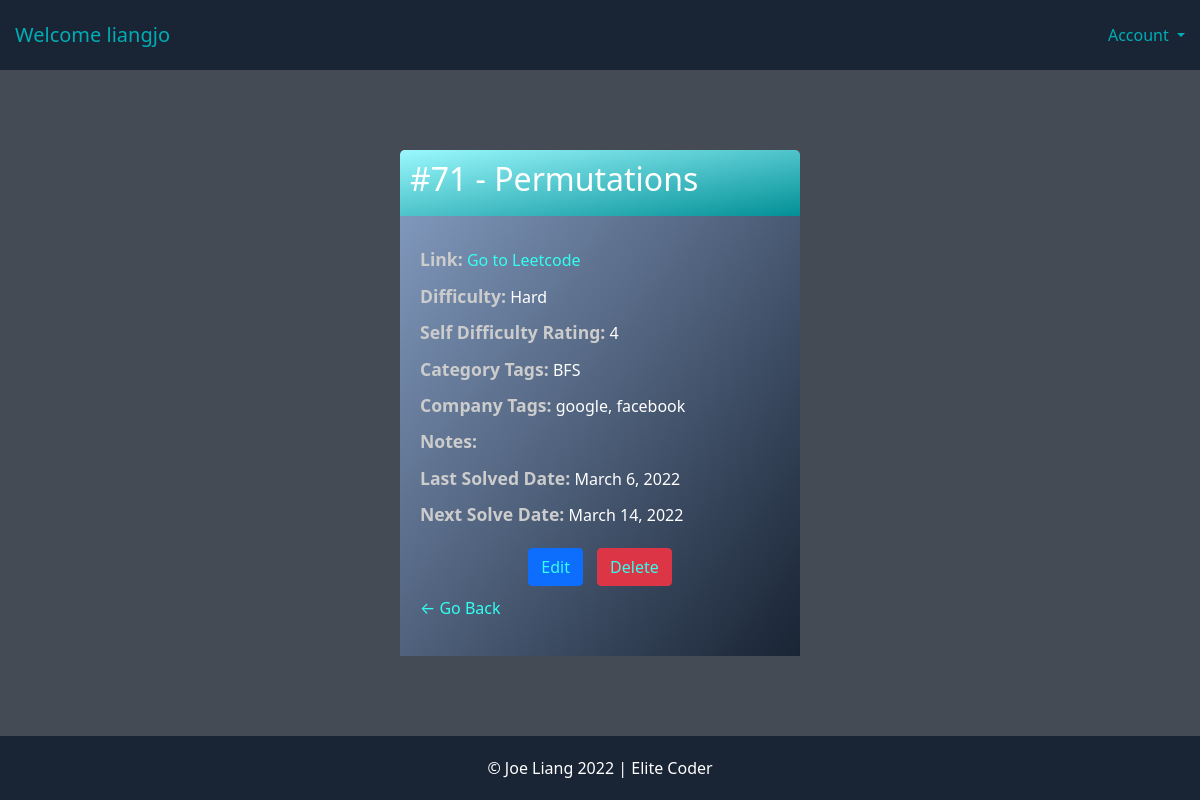
The app's page /problem/6/ (signed in), older data.
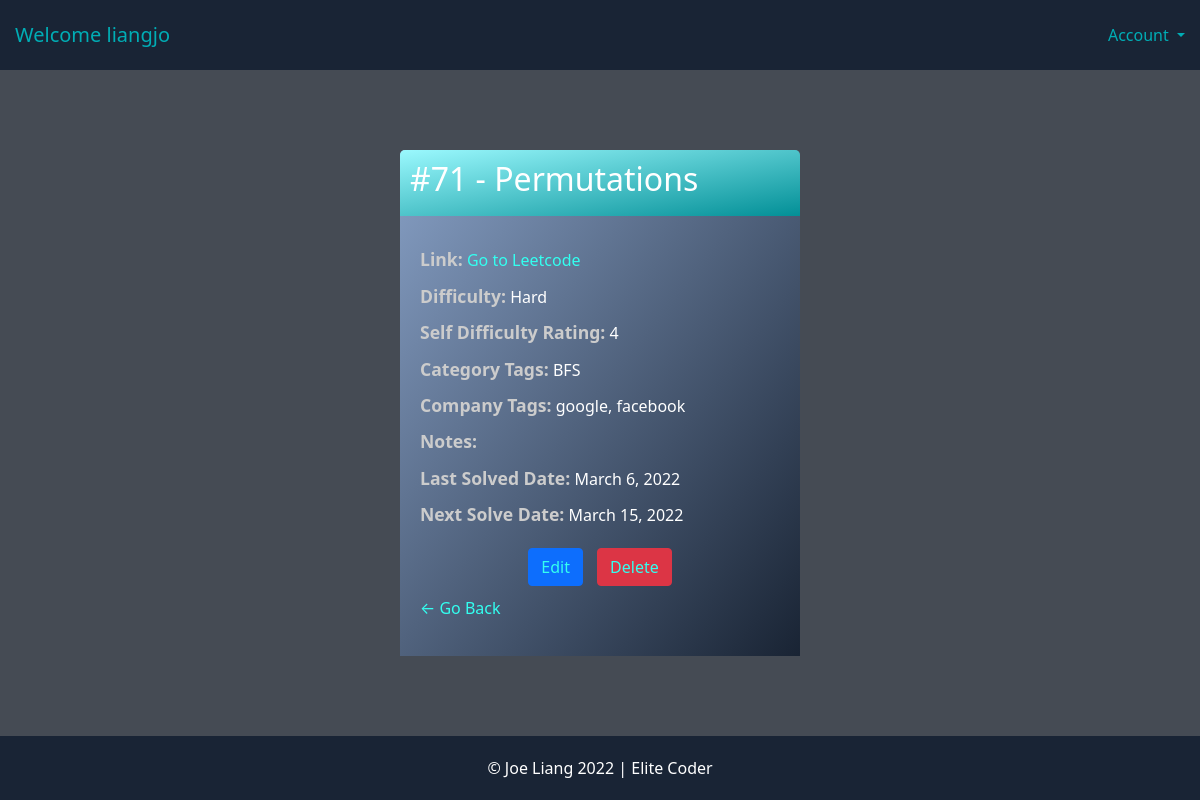
The same page, newer data.
### base/models.py (models this page shows, shortened)
class Problem(models.Model):
   user = models.ForeignKey(User, on_delete=models.CASCADE, null=True, blank=True)
   number = models.PositiveIntegerField()
   title = models.CharField(max_length=100)
   link = models.URLField(max_length=500, default="")
   difficulty = models.CharField(max_length=6, choices=DIFFICULTY_CHOICES, default='medium')
   rating = models.CharField(verbose_name='Self Difficulty Rating', max_length=2, choices=RATING_CHOICES, default='3')
   categories = models.TextField(default='', verbose_name="Category Tags (comma separated)", blank=True)
   companies = models.TextField(default='', verbose_name="Company Tags (comma separated)", blank=True)
   notes = models.TextField(default='', blank=True)
   last_solved = models.DateField(default=date.today)
   next_solve = models.DateField(null=True, blank=True)
   def __str__(self):
      return '#'+str(self.number)+' - '+self.title

### base/views.py (the view)
# urls.py: path('problem/<int:pk>/', ProblemDetail.as_view(), name='problem-detail'),
class ProblemDetail(LoginRequiredMixin, DetailView):
    model = Problem
    context_object_name = 'problem'

### account/models.py (called while the page is built)
	def __str__(self):
		return self.username

### base/templates/base/problem_detail.html
{% extends 'base/base.html' %}
{% block content %}
<div class="form-small">
    <div class="header-bar">
        <h2>{{problem}}</h2>
    </div>
    <div class="card-body">
        <div class="detail-item"><span class="detail-item-name">Link:</span> <a href={{problem.link}} target="_blank">Go to Leetcode</a></div>
        <div class="detail-item"><span class="detail-item-name">Difficulty:</span> {{problem.difficulty}}</div>
        <div class="detail-item"><span class="detail-item-name">Self Difficulty Rating:</span> {{problem.rating}}</div>
        <div class="detail-item"><span class="detail-item-name">Category Tags:</span> {{problem.categories}}</div>
        <div class="detail-item"><span class="detail-item-name">Company Tags:</span> {{problem.companies}}</div>
        <div class="detail-item"><span class="detail-item-name">Notes:</span> {{problem.notes}}</div>
        <div class="detail-item"><span class="detail-item-name">Last Solved Date:</span> {{problem.last_solved}}</div>
        <div class="detail-item"><span class="detail-item-name">Next Solve Date:</span> {{problem.next_solve}}</div>
        <div style="text-align: center; margin-top: 20px;">
            <button style="margin-right: 10px;" class="btn btn-primary"><a href="{% url 'problem-update' problem.id %}">Edit</a></button>
            <button class="btn btn-danger"><a href="{% url 'problem-delete' problem.id %}">Delete</a></button>
        </div>
        <p><a href="{% url 'problems' %}">&#8592; Go Back</a></p>
    </div>
</div>
{% endblock content %}

Row changes from the older to the newer data that the page shows:
changed Problem "#71 - Permutations": next_solve "March 14, 2022" → "March 15, 2022"
